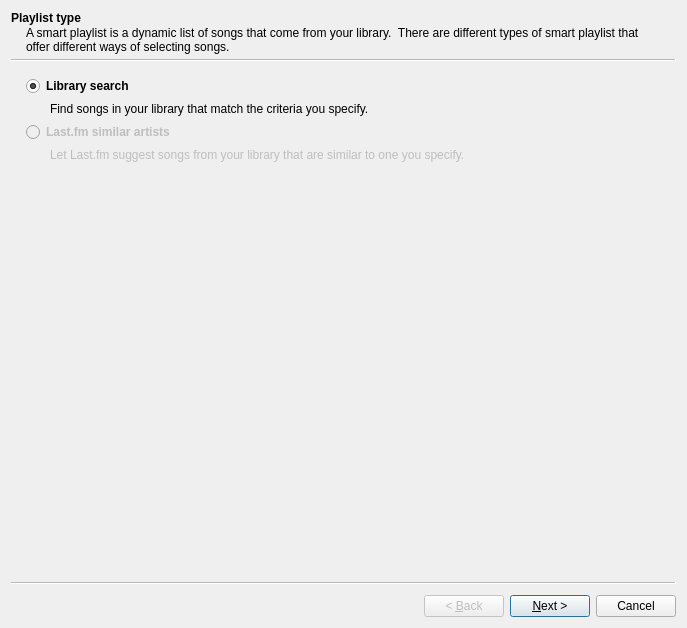
<?xml version="1.0" encoding="UTF-8"?>
<ui version="4.0">
 <class>SmartPlaylistWizard</class>
 <widget class="QWizard" name="SmartPlaylistWizard">
  <property name="geometry">
   <rect>
    <x>0</x>
    <y>0</y>
    <width>687</width>
    <height>628</height>
   </rect>
  </property>
  <property name="windowTitle">
   <string>Smart playlist</string>
  </property>
  <widget class="QWizardPage" name="page_type">
   <property name="styleSheet">
    <string notr="true">QRadioButton {
  font-weight: bold;
}

QLabel {
  margin-bottom: 1em;
}</string>
   </property>
   <property name="title">
    <string>Playlist type</string>
   </property>
   <property name="subTitle">
    <string>A smart playlist is a dynamic list of songs that come from your library.  There are different types of smart playlist that offer different ways of selecting songs.</string>
   </property>
   <layout class="QVBoxLayout" name="verticalLayout">
    <item>
     <widget class="QRadioButton" name="radioButton">
      <property name="text">
       <string>Library search</string>
      </property>
      <property name="checked">
       <bool>true</bool>
      </property>
     </widget>
    </item>
    <item>
     <widget class="QLabel" name="label">
      <property name="text">
       <string>Find songs in your library that match the criteria you specify.</string>
      </property>
      <property name="wordWrap">
       <bool>true</bool>
      </property>
      <property name="indent">
       <number>24</number>
      </property>
     </widget>
    </item>
    <item>
     <widget class="QRadioButton" name="radioButton_2">
      <property name="enabled">
       <bool>false</bool>
      </property>
      <property name="text">
       <string>Last.fm similar artists</string>
      </property>
     </widget>
    </item>
    <item>
     <widget class="QLabel" name="label_2">
      <property name="enabled">
       <bool>false</bool>
      </property>
      <property name="text">
       <string>Let Last.fm suggest songs from your library that are similar to one you specify.</string>
      </property>
      <property name="wordWrap">
       <bool>true</bool>
      </property>
      <property name="indent">
       <number>24</number>
      </property>
     </widget>
    </item>
   </layout>
  </widget>
  <widget class="SmartPlaylistWizard::SearchPage" name="page_query_search">
   <property name="styleSheet">
    <string notr="true">#termframe {
  border: 1px solid grey;
  border-radius: 10px;
}

#termframe #remove {
background:qlineargradient(x1:0, y1:0, x2:0, y2:1,
                 stop:0 rgba(255,0,0,32), stop: 1 rgba(255,0,0,64));
border: 0px;
border-left: 1px dashed grey;
padding: 6px;
margin-left: 9px;
}</string>
   </property>
   <property name="title">
    <string>Search terms</string>
   </property>
   <property name="subTitle">
    <string>A song will be included in the playlist if it matches these conditions.</string>
   </property>
   <layout class="QVBoxLayout" name="verticalLayout_3">
    <item>
     <widget class="QGroupBox" name="groupBox_3">
      <property name="title">
       <string>Search mode</string>
      </property>
      <layout class="QVBoxLayout" name="verticalLayout_4">
       <item>
        <widget class="QComboBox" name="search_type">
         <item>
          <property name="text">
           <string>Match every search term (AND)</string>
          </property>
         </item>
         <item>
          <property name="text">
           <string>Match one or more search terms (OR)</string>
          </property>
         </item>
         <item>
          <property name="text">
           <string>Don't use search terms (include all songs)</string>
          </property>
         </item>
        </widget>
       </item>
      </layout>
     </widget>
    </item>
    <item>
     <widget class="QGroupBox" name="terms_group">
      <property name="title">
       <string>Search terms</string>
      </property>
      <layout class="QVBoxLayout" name="verticalLayout_5"/>
     </widget>
    </item>
   </layout>
  </widget>
  <widget class="QWizardPage" name="page_query_sort">
   <property name="title">
    <string>Search options</string>
   </property>
   <property name="subTitle">
    <string>Choose how the playlist is sorted and how many songs it will contain.</string>
   </property>
   <layout class="QVBoxLayout" name="verticalLayout_2">
    <item>
     <widget class="QGroupBox" name="groupBox">
      <property name="title">
       <string>Sorting</string>
      </property>
      <layout class="QFormLayout" name="formLayout">
       <item row="0" column="0" colspan="2">
        <widget class="QRadioButton" name="sort_random">
         <property name="text">
          <string>Put songs in a random order</string>
         </property>
         <property name="checked">
          <bool>true</bool>
         </property>
        </widget>
       </item>
       <item row="1" column="0">
        <widget class="QRadioButton" name="sort_field">
         <property name="text">
          <string>Sort songs by</string>
         </property>
        </widget>
       </item>
       <item row="1" column="1">
        <layout class="QHBoxLayout" name="horizontalLayout">
         <item>
          <widget class="QComboBox" name="sort_field_value"/>
         </item>
         <item>
          <widget class="QComboBox" name="sort_order"/>
         </item>
        </layout>
       </item>
      </layout>
     </widget>
    </item>
    <item>
     <widget class="QGroupBox" name="groupBox_2">
      <property name="title">
       <string>Limits</string>
      </property>
      <layout class="QFormLayout" name="formLayout_2">
       <item row="0" column="0" colspan="2">
        <widget class="QRadioButton" name="limit_none">
         <property name="text">
          <string>Show all the songs</string>
         </property>
         <property name="checked">
          <bool>true</bool>
         </property>
        </widget>
       </item>
       <item row="1" column="0">
        <widget class="QRadioButton" name="limit_limit">
         <property name="text">
          <string>Only show the first</string>
         </property>
        </widget>
       </item>
       <item row="1" column="1">
        <widget class="QSpinBox" name="limit_value">
         <property name="suffix">
          <string> songs</string>
         </property>
         <property name="maximum">
          <number>1000</number>
         </property>
         <property name="value">
          <number>15</number>
         </property>
        </widget>
       </item>
      </layout>
     </widget>
    </item>
    <item>
     <widget class="Line" name="line">
      <property name="orientation">
       <enum>Qt::Horizontal</enum>
      </property>
     </widget>
    </item>
    <item>
     <widget class="SmartPlaylistSearchPreview" name="sort_preview" native="true"/>
    </item>
   </layout>
  </widget>
 </widget>
 <customwidgets>
  <customwidget>
   <class>SmartPlaylistSearchPreview</class>
   <extends>QWidget</extends>
   <header>smartplaylists/smartplaylistsearchpreview.h</header>
   <container>1</container>
  </customwidget>
  <customwidget>
   <class>SmartPlaylistWizard::SearchPage</class>
   <extends>QWizardPage</extends>
   <header>smartplaylists/smartplaylistwizard.h</header>
   <container>1</container>
  </customwidget>
 </customwidgets>
 <resources/>
 <connections>
  <connection>
   <sender>sort_field_value</sender>
   <signal>currentIndexChanged(int)</signal>
   <receiver>sort_field</receiver>
   <slot>click()</slot>
   <hints>
    <hint type="sourcelabel">
     <x>190</x>
     <y>152</y>
    </hint>
    <hint type="destinationlabel">
     <x>142</x>
     <y>148</y>
    </hint>
   </hints>
  </connection>
  <connection>
   <sender>limit_value</sender>
   <signal>valueChanged(int)</signal>
   <receiver>limit_limit</receiver>
   <slot>click()</slot>
   <hints>
    <hint type="sourcelabel">
     <x>221</x>
     <y>252</y>
    </hint>
    <hint type="destinationlabel">
     <x>163</x>
     <y>248</y>
    </hint>
   </hints>
  </connection>
 </connections>
</ui>
